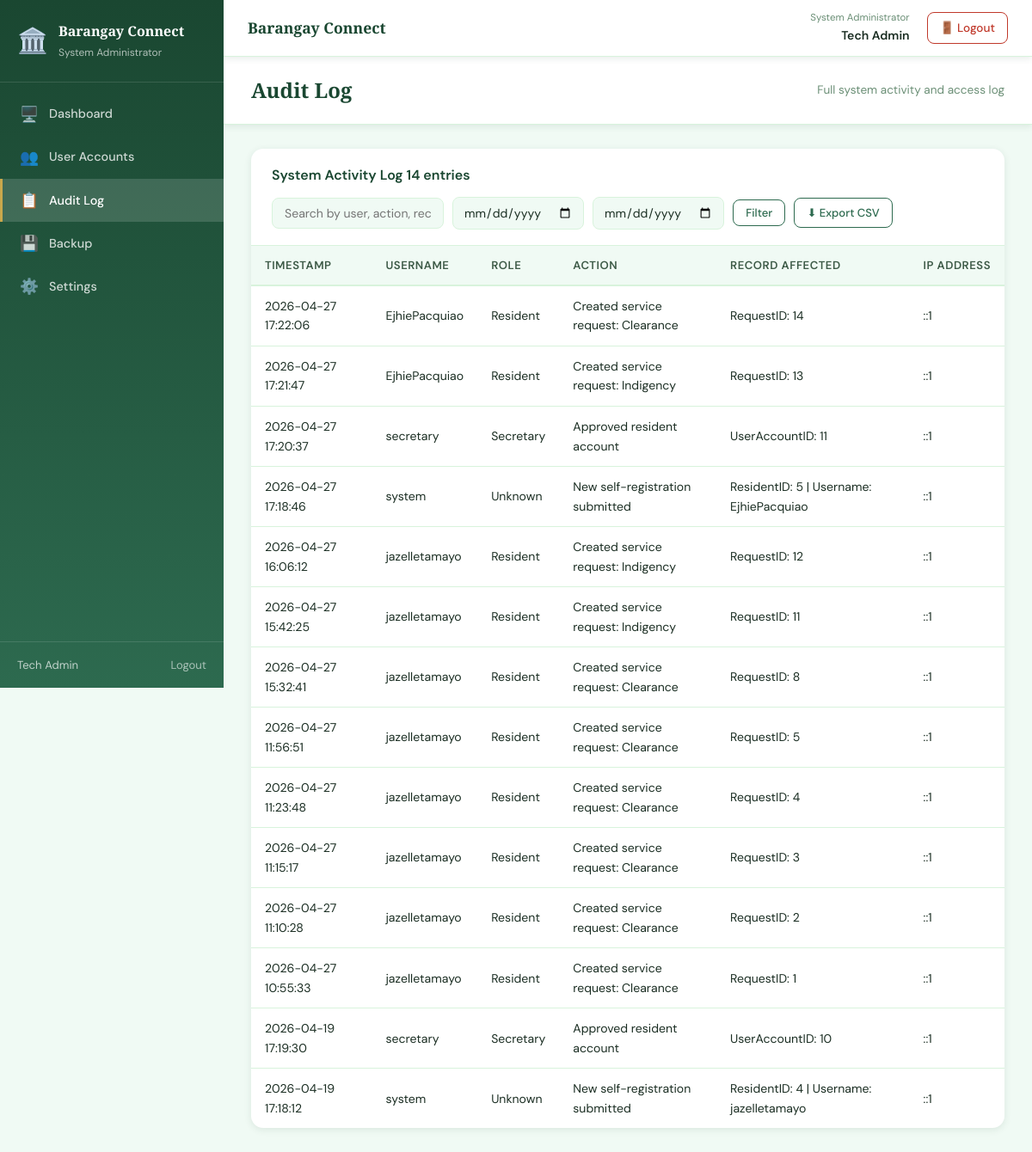
The page /sysadmin/audit_log.php (signed in) on the database as committed earlier.
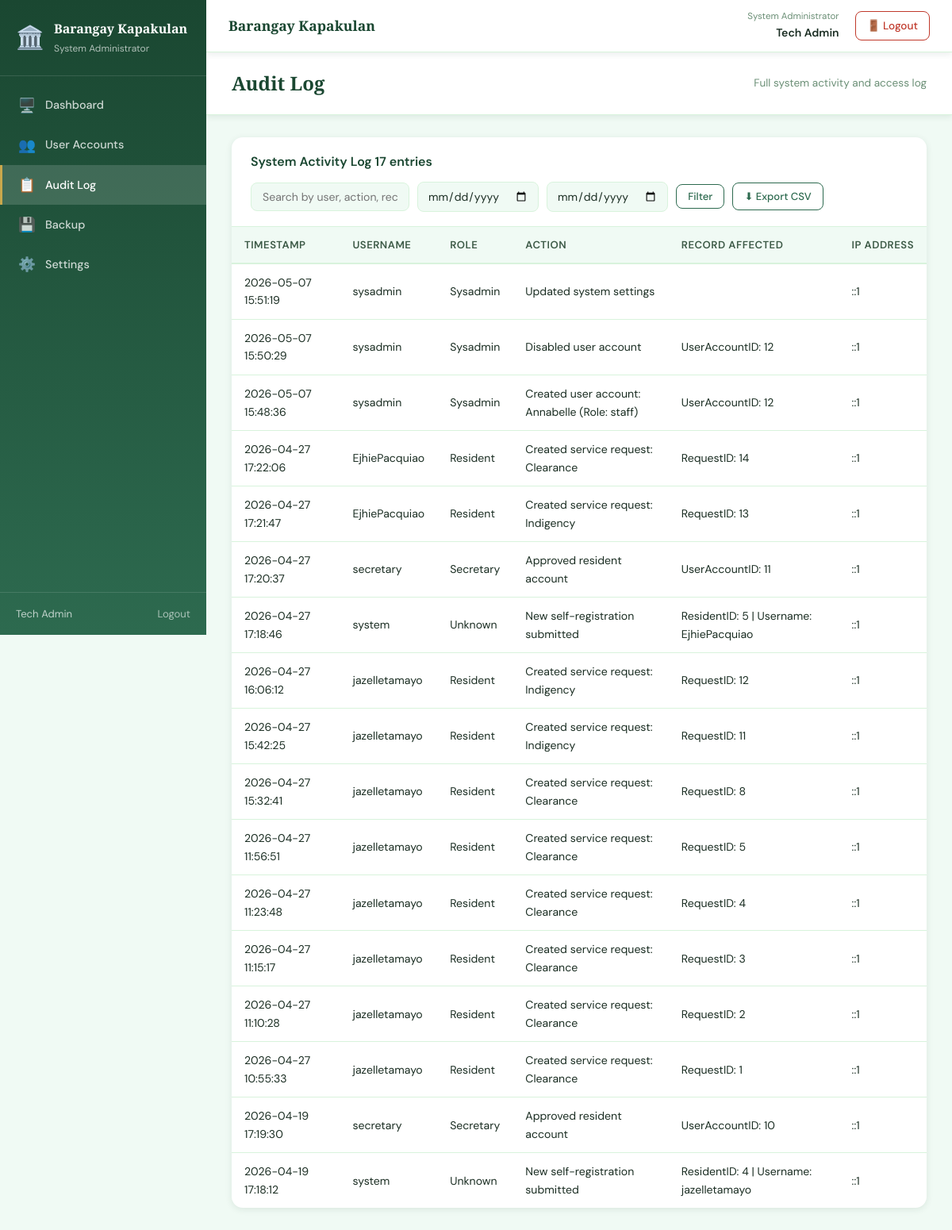
The same page on the database as committed later.
### tables this page shows
CREATE TABLE `systemsettings` (
  `SettingKey` varchar(100) NOT NULL,
  `SettingValue` text NOT NULL
);

CREATE TABLE `auditlog` (
  `LogID` int(11) NOT NULL,
  `UserAccountID` int(11) DEFAULT NULL,
  `Username` varchar(100) DEFAULT NULL,
  `Role` varchar(50) DEFAULT NULL,
  `Action` varchar(255) NOT NULL,
  `RecordAffected` varchar(100) DEFAULT NULL,
  `IPAddress` varchar(45) DEFAULT NULL,
  `LoggedAt` datetime DEFAULT current_timestamp()
);

### config/settings.php (called while the page is built, shortened)
<?php
function load_settings(): array
{
    $defaults = [
        'barangay_name'    => 'Barangay Connect',
        'municipality'     => '',
        'contact'          => '',
        'email'            => '',
        'clearance_fee'    => '50.00',
        'maintenance_mode' => '0',
    ];
    try {
        $pdo = get_db();
        $stmt = $pdo->query("SELECT SettingKey, SettingValue FROM SystemSettings");
        $rows = [];
        while ($row = $stmt->fetch(PDO::FETCH_ASSOC)) {
            $rows[$row['SettingKey']] = $row['SettingValue'];
        }
        return array_merge($defaults, $rows);
    } catch (PDOException $e) {
        error_log('load_settings() error: ' . $e->getMessage());
        return $defaults;
    }
}
function get_setting($key, $default = null)
{
    static $settings = null;
    if ($settings === null) {
        $settings = load_settings();
    }
    return $settings[$key] ?? $default;
}

### sysadmin/audit_log.php (the view, shortened to what this page needs)
<?php
$pdo = get_db();
$search    = trim($_GET['search']    ?? '');
$date_from = trim($_GET['date_from'] ?? '');
$date_to   = trim($_GET['date_to']   ?? '');
$where  = ['1=1'];
$params = [];
$sql = "SELECT a.LogID AS id, a.LoggedAt AS created_at, a.Action AS action,
               a.RecordAffected AS record_affected, a.IPAddress AS ip_address,
               a.Username AS username, a.Role AS role
        FROM   auditlog a
        WHERE  " . implode(' AND ', $where) . "
        ORDER  BY a.LoggedAt DESC
        LIMIT  500";
$stmt = $pdo->prepare($sql);
$stmt->execute($params);
$logs = $stmt->fetchAll(PDO::FETCH_ASSOC);
include '../includes/header.php';
?>
<div class="app-layout">
    <?php include '../includes/sidebar.php'; ?>
    <main class="main-content">
        <?php include '../includes/navbar.php'; ?>
        <div class="page-header">
            <h1>Audit Log</h1>
            <span class="page-subtitle">Full system activity and access log</span>
        </div>
        <div class="page-body">
            <div class="card">
                <div class="card-header">
                    <h3>System Activity Log <span class="badge badge-gray"><?= count($logs) ?> entries</span></h3>
                    <div class="card-actions">
                        <form method="GET" action="audit_log.php" style="display:contents;">
                            <input type="text" name="search"
                                class="search-input"
                                placeholder="Search by user, action, record..."
                                value="<?= htmlspecialchars($search) ?>" />
                            <input type="date" name="date_from"
                                class="date-input" title="From date"
                                value="<?= htmlspecialchars($date_from) ?>" />
                            <input type="date" name="date_to"
                                class="date-input" title="To date"
                                value="<?= htmlspecialchars($date_to) ?>" />
                            <button type="submit" class="btn btn-secondary btn-small">Filter</button>
                        </form>
                        <a href="audit_log.php?export=csv&search=<?= urlencode($search) ?>&date_from=<?= urlencode($date_from) ?>&date_to=<?= urlencode($date_to) ?>"
                            class="btn btn-secondary btn-small">⬇ Export CSV</a>
                    </div>
                </div>
                <table class="data-table">
                    <thead>
                        <tr>
                            <th>Timestamp</th>
                            <th>Username</th>
                            <th>Role</th>
                            <th>Action</th>
                            <th>Record Affected</th>
                            <th>IP Address</th>
                        </tr>
                    </thead>
                    <tbody>
                        <?php if (empty($logs)): ?>
                            <tr>
                                <td colspan="6" class="empty-row">No log entries found.</td>
                            </tr>
                        <?php else: ?>
                            <?php foreach ($logs as $log): ?>
                                <tr>
                                    <td><?= htmlspecialchars($log['created_at']) ?></td>
                                    <td><?= htmlspecialchars($log['username']        ?? '—') ?></td>
                                    <td><?= htmlspecialchars(ucfirst($log['role'])   ?? '—') ?></td>
                                    <td><?= htmlspecialchars($log['action']) ?></td>
                                    <td><?= htmlspecialchars($log['record_affected'] ?? '—') ?></td>
                                    <td><?= htmlspecialchars($log['ip_address']      ?? '—') ?></td>
                                </tr>
                            <?php endforeach; ?>
                        <?php endif; ?>
                    </tbody>
                </table>
            </div>
        </div>
    </main>
</div>
<?php include '../includes/footer.php'; ?>

### includes/header.php (shortened to what this page needs)
<!DOCTYPE html>
<html lang="en">
<head>
    <link rel="stylesheet" href="/BARANGAY_CONNECT/assets/css/style.css" />
    <link rel="stylesheet" href="/BARANGAY_CONNECT/assets/css/dashboard.css" />
    <link rel="stylesheet" href="/BARANGAY_CONNECT/assets/css/tables.css" />
    <link rel="stylesheet" href="/BARANGAY_CONNECT/assets/css/forms.css" />
</head>
<body>

### includes/sidebar.php (shortened to what this page needs)
<?php
require_once __DIR__ . '/../config/settings.php';
$role    = $_SESSION['role'] ?? '';
$current = $_SERVER['PHP_SELF'];
function nav_link(string $href, string $icon, string $label, string $current): string
{
    $active = (strpos($current, basename($href)) !== false) ? 'active' : '';
    return "
        <a href=\"$href\" class=\"nav-link $active\">
            <span class=\"nav-icon\">$icon</span>
            $label
        </a>";
}
$role_labels = [
    'captain'   => 'Barangay Captain',
    'secretary' => 'Barangay Secretary',
    'staff'     => 'Barangay Staff',
    'sysadmin'  => 'System Administrator',
    'resident'  => 'Resident',
];
?>
<aside class="sidebar">
    <div class="sidebar-brand">
        <span class="brand-icon">🏛️</span>
        <div>
            <div class="brand-name"><?= htmlspecialchars(get_setting('barangay_name', 'Barangay Connect')) ?></div>
            <div class="brand-role">
                <?= htmlspecialchars($role_labels[$role] ?? 'User') ?>
            </div>
        </div>
    </div>
    <nav class="sidebar-nav">
        <?php foreach ($menus[$role] ?? [] as $item): ?>
            <?= nav_link($item['href'], $item['icon'], $item['label'], $current) ?>
        <?php endforeach; ?>
    </nav>
    <div class="sidebar-footer">
        <span><?= htmlspecialchars($_SESSION['full_name'] ?? $_SESSION['username'] ?? 'User') ?></span>
        <a href="/BARANGAY_CONNECT/public/logout.php" class="logout-link">Logout</a>
    </div>
</aside>

### includes/navbar.php
<?php
require_once __DIR__ . '/../config/settings.php';
$role         = $_SESSION['role'] ?? '';
$brgy_name    = get_setting('barangay_name', 'Barangay Connect');
$role_labels = [
    'captain'   => 'Barangay Captain',
    'secretary' => 'Barangay Secretary',
    'staff'     => 'Barangay Staff',
    'sysadmin'  => 'System Administrator',
    'resident'  => 'Resident',
];
?>
<nav class="topnav">
    <div class="topnav-left">
        <span class="topnav-title"><?= htmlspecialchars($brgy_name) ?></span>
    </div>
    <div class="topnav-right">
        <div class="topnav-user">
            <span class="topnav-role">
                <?= htmlspecialchars($role_labels[$role] ?? 'User') ?>
            </span>
            <span class="topnav-name">
                <?= htmlspecialchars($_SESSION['full_name'] ?? $_SESSION['username'] ?? 'User') ?>
            </span>
        </div>
        <a href="/BARANGAY_CONNECT/public/logout.php" class="topnav-logout">
            🚪 Logout
        </a>
    </div>
</nav>

### includes/footer.php (shortened to what this page needs)
</body>
</html>

### assets/css/style.css (style rules this page uses)
:root { --green-dark: #1a4731; --green-main: #2d6a4f; --green-mid: #40916c; --green-light: #74c69d; --green-pale: #d8f3dc; --green-bg: #f0faf4; --gold: #c9a84c; --gold-light: #f0d080; --white: #ffffff; --text-dark: #1b2e23; --text-mid: #3d5a47; --text-light: #6b8f76; --danger: #c0392b; --danger-bg: #fdecea; --warning: #d4820a; --warning-bg: #fff8ec; --success: #2d6a4f; --success-bg: #f0faf4; --shadow-sm: 0 2px 8px rgba(26, 71, 49, 0.10); --shadow-md: 0 6px 24px rgba(26, 71, 49, 0.15); --shadow-lg: 0 16px 48px rgba(26, 71, 49, 0.20); --radius: 14px; --radius-sm: 8px; --transition: 0.3s cubic-bezier(0.4, 0, 0.2, 1); }
*, *::before, *::after { box-sizing: border-box; margin: 0; padding: 0; }
html { scroll-behavior: smooth; }
body { font-family: 'DM Sans', sans-serif; font-size: 16px; color: var(--text-dark); background-color: var(--green-bg); min-height: 100vh; line-height: 1.6; }
a { text-decoration: none; color: inherit; }
button { cursor: pointer; border: none; font-family: inherit; }
input, select, textarea { font-family: inherit; }
.btn-secondary { display: inline-flex; align-items: center; gap: 8px; padding: 12px 28px; background: transparent; color: var(--green-main); font-size: 0.95rem; font-weight: 600; border-radius: var(--radius); border: 2px solid var(--green-main); transition: var(--transition); cursor: pointer; }
.btn { display: inline-flex; align-items: center; gap: 6px; padding: 10px 20px; border-radius: var(--radius-sm); font-weight: 500; font-size: 0.9rem; transition: var(--transition); cursor: pointer; border: none; }
.btn-small { padding: 6px 14px; font-size: 0.82rem; }
.btn.btn-secondary { background: transparent; color: var(--green-main); border: 1.5px solid var(--green-main); }

### assets/css/tables.css (style rules this page uses)
.data-table { width: 100%; border-collapse: collapse; font-size: 0.88rem; }
.data-table thead tr { background: var(--green-bg); border-bottom: 2px solid var(--green-pale); }
.data-table th { padding: 12px 16px; text-align: left; font-weight: 600; font-size: 0.82rem; color: var(--text-mid); text-transform: uppercase; letter-spacing: 0.5px; white-space: nowrap; }
.data-table td { padding: 12px 16px; color: var(--text-dark); border-bottom: 1px solid var(--green-pale); vertical-align: middle; }
.data-table tbody tr { transition: var(--transition); }
.data-table tbody tr:last-child td { border-bottom: none; }

### assets/css/forms.css (style rules this page uses)
.search-input { padding: 8px 14px; border: 1.5px solid var(--green-pale); border-radius: var(--radius-sm); font-size: 0.88rem; background: var(--green-bg); color: var(--text-dark); transition: var(--transition); min-width: 200px; }
.filter-select, .date-input { padding: 8px 12px; border: 1.5px solid var(--green-pale); border-radius: var(--radius-sm); font-size: 0.88rem; background: var(--green-bg); color: var(--text-dark); transition: var(--transition); }

Rows that differ between the two databases and show on the page:
no longer on this page (row unchanged): systemsettings: SettingKey "Barangay Connect"
added auditlog: LoggedAt "2026-05-07 15:51:19", Username "sysadmin", Role "Sysadmin", Action "Updated system settings", IPAddress "::1"
added auditlog: LoggedAt "2026-05-07 15:50:29", Username "sysadmin", Role "Sysadmin", Action "Disabled user account", RecordAffected "UserAccountID: 12", IPAddress "::1"
added auditlog: LoggedAt "2026-05-07 15:48:36", Username "sysadmin", Role "Sysadmin", Action "Created user account: Annabelle (Role: staff)", RecordAffected "UserAccountID: 12", IPAddress "::1"
Other text that changed with them:
get_setting('barangay_name', 'Barangay Connect'): (not shown) → "Barangay Kapakulan"
$brgy_name: (not shown) → "Barangay Kapakulan"
count($logs): "14" → "17"
